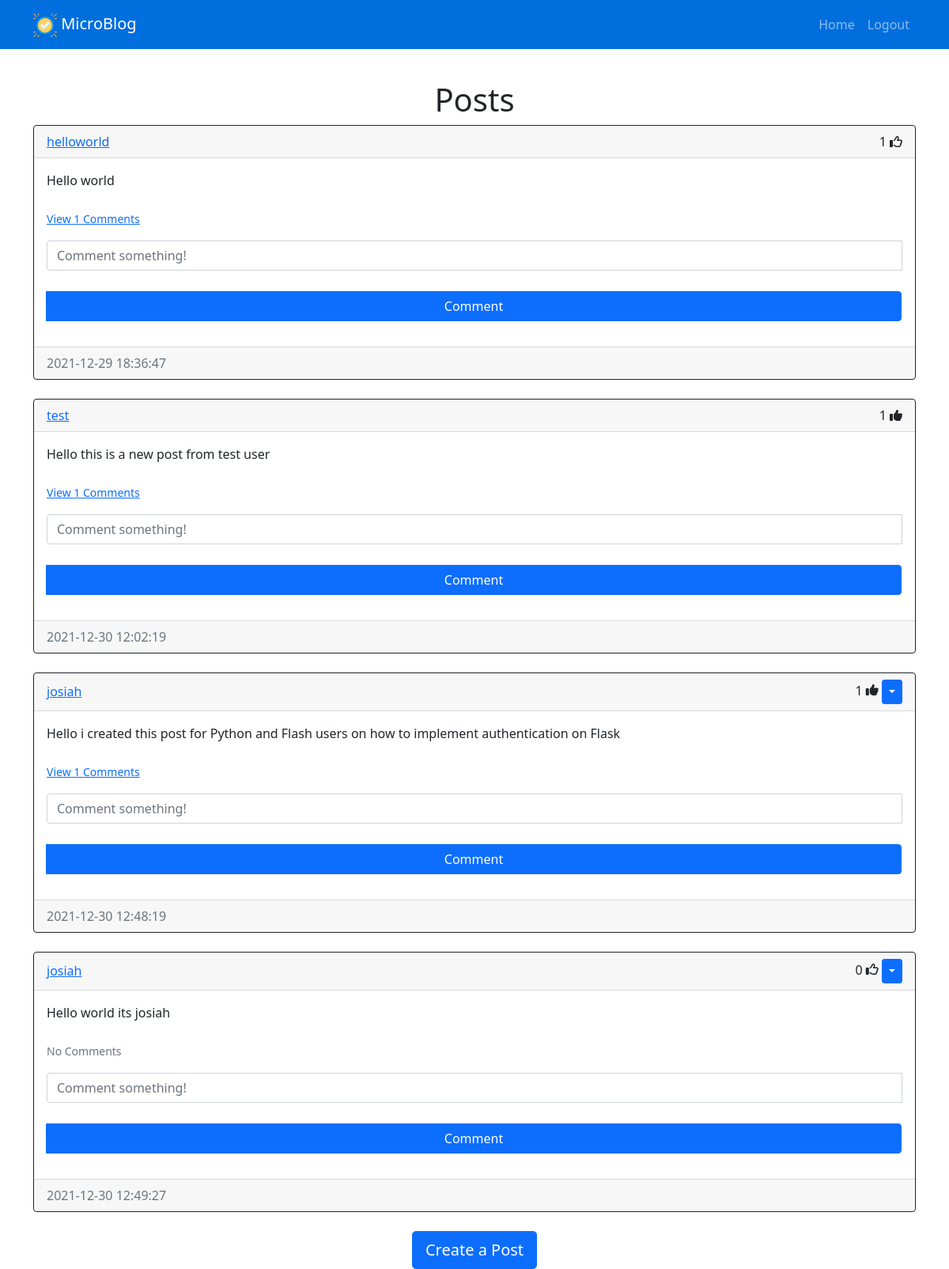
Page /home (signed in) on the committed database.
### website/models.py (models this page shows)
class Post(db.Model):
    id = db.Column(db.Integer, primary_key=True)
    text = db.Column(db.Text, nullable=False)
    date_created = db.Column(db.DateTime(timezone=True), default=func.now())
    author = db.Column(db.Integer, db.ForeignKey(
        'user.id', ondelete="CASCADE"), nullable=False)
    comments = db.relationship('Comment', backref='post', passive_deletes=True)
    likes = db.relationship('Like', backref='post', passive_deletes=True)

class User(db.Model, UserMixin):
    id = db.Column(db.Integer, primary_key=True)
    email = db.Column(db.String(150), unique=True)
    username = db.Column(db.String(150), unique=True)
    password = db.Column(db.String(150))
    date_created = db.Column(db.DateTime(timezone=True), default=func.now())
    posts = db.relationship('Post', backref='user', passive_deletes=True)
    comments = db.relationship('Comment', backref='user', passive_deletes=True)
    likes = db.relationship('Like', backref='user', passive_deletes=True)

### website/views.py (the view)
@views.route("/")
@views.route("/home")
@login_required
def home():
    posts = Post.query.all()
    return render_template("home.html", user=current_user, posts=posts)

### website/__init__.py (called while the page is built)
def create_app():
    app = Flask(__name__)
    app.config['SECRET_KEY'] = "helloworld"
    app.config['SQLALCHEMY_DATABASE_URI'] = f'sqlite:///{DB_NAME}'
    db.init_app(app)
    from .views import views
    from .auth import auth
    app.register_blueprint(views, url_prefix="/")
    app.register_blueprint(auth, url_prefix="/")
    from .models import User, Post, Comment, Like
    create_database(app)
    login_manager = LoginManager()
    login_manager.login_view = "auth.login"
    login_manager.init_app(app)
    @login_manager.user_loader
    def load_user(id):
        return User.query.get(int(id))
    return app

### website/templates/home.html
{% extends "posts_div.html" %} {% block title %}Home{% endblock %}

### website/templates/posts_div.html (shortened to what this page needs)
{% extends "base.html" %} {% block title %}Home{% endblock %} {% block content
%}
<h1 align="center">{% block header %}Posts{% endblock %}</h1>
<div id="posts">
  {% for post in posts %}
  <div class="card border-dark">
    <div class="card-header d-flex justify-content-between align-items-center">
      <a href="/posts/{{post.user.username}}">{{post.user.username}}</a>
      <div>
        <span id="likes-count-{{post.id}}">
        {{ post.likes|length }}</span>
        {% if user.id in post.likes|map(attribute="author")|list %}
        <i
          class="fas fa-thumbs-up"
          id="like-button-{{post.id}}"
          onclick="like({{post.id}})"
        ></i>
        {% else %}
        <i
          class="far fa-thumbs-up"
          id="like-button-{{post.id}}"
          onclick="like({{post.id}})"
        ></i>
        {% endif %} {% if user.id == post.author %}
        <div class="btn-group">
          <button
            type="button"
            class="btn btn-sm btn-primary dropdown-toggle"
            data-bs-toggle="dropdown"
          ></button>
        </div>
        {% endif %}
      </div>
    </div>
    <div class="card-body">
      <div class="card-text">{{post.text}}</div>
      <br />
      <p class="card-text">
        {% if post.comments|length > 0 %}
        <a data-bs-toggle="collapse" href="#comments-{{post.id}}" role="button">
          <small>View {{post.comments|length}} Comments</small>
        </a>
        {% else %}
        <small class="text-muted">No Comments</small>
        {% endif %}
      </p>
      <form
        class="input-group mb-3"
        method="POST"
        action="/create-comment/{{post.id}}"
      >
        <input
          type="text"
          id="text"
          name="text"
          class="form-control"
          placeholder="Comment something!"
        />
        <button type="submit" class="btn btn-primary">Comment</button>
      </form>
    </div>
    <div class="card-footer text-muted">{{post.date_created}}</div>
  </div>
  <br/ > {% endfor %}
</div>
{% block footer %}
<div align="center">
  <a href="/create-post"
    ><button type="button" class="btn btn-primary btn-lg">
      Create a Post
    </button></a
  >
</div>
{% endblock %} {% endblock %}

### website/static/index.css (style rules this page uses)
form { display: -ms-grid; display: grid; -webkit-box-align: center; -webkit-align-items: center; -ms-flex-align: center; align-items: center; grid-auto-columns: 1fr; grid-column-gap: 10px; grid-row-gap: 10px; }
form button { width: 100%; margin-top: 1em; }
h1 { margin-top: 1em; }

### rows in the picture
Post: user.username "helloworld", likes|length "1", text "Hello world", comments|length "1", date_created "2021-12-29 18:36:47"
Post: user.username "test", likes|length "1", text "Hello this is a new post from test user", comments|length "1", date_created "2021-12-30 12:02:19"
Post: user.username "josiah", likes|length "1", text "Hello i created this post for Python and Flash users on how to implement authentication on Flask", comments|length "1", date_created "2021-12-30 12:48:19"
Post: user.username "josiah", likes|length "0", text "Hello world its josiah", shows "No Comments", date_created "2021-12-30 12:49:27"
